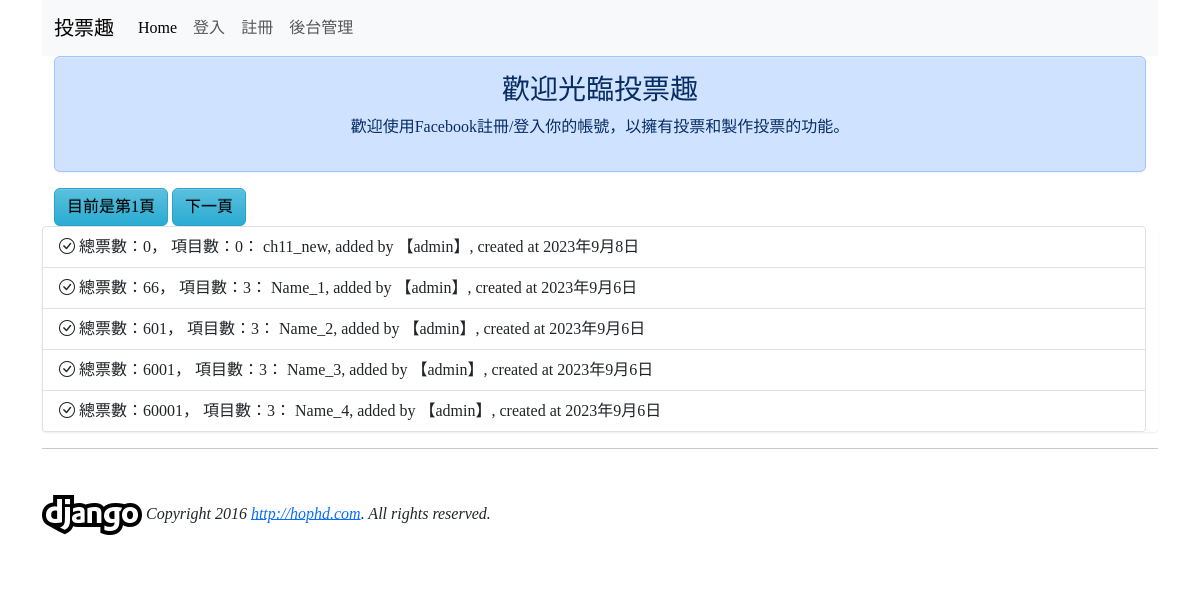
The page / on the database its author committed.
### mysite/models.py (models this page shows, shortened)
class Poll(models.Model):
    user = models.ForeignKey(User, on_delete=models.CASCADE)
    name = models.CharField(max_length=200, null=False)
    created_at = models.DateField(auto_now_add=True)
    enabled = models.BooleanField(default=False)

class PollItem(models.Model):
    poll = models.ForeignKey(Poll, on_delete=models.CASCADE)
    name = models.CharField(max_length=200, null=False)
    image_url = models.CharField(max_length=200, null=True, blank=True)
    vote = models.PositiveIntegerField(default=0)

### mysite/views.py (the view)
# urls.py: path('', views.index),
def index(request):
    all_polls = models.Poll.objects.all().order_by('-created_at')
    paginator = Paginator(all_polls, 5)
    p = request.GET.get('p')
    try:
        polls = paginator.page(p)
    except PageNotAnInteger:
        polls = paginator.page(1)
    except EmptyPage:
        polls = paginator.page(paginator.num_pages)
    return render(request, 'index.html', locals())

### mysite/templatetags/mmvote_extras.py (called while the page is built)
@register.filter(name='show_items')
def show_items(value):
    try:
        poll = models.Poll.objects.get(id=int(value))
        items = models.PollItem.objects.filter(poll=poll).count()
    except:
        items = 0
    return items

@register.filter(name='show_votes')
def show_votes(value):
    try:
        poll = models.Poll.objects.get(id=int(value))
        votes = 0
        pollitems = models.PollItem.objects.filter(poll=poll)
        for pollitem in pollitems:
            votes = votes + pollitem.vote
    except:
        votes = 0
    return votes

### templates/index.html (shortened to what this page needs)
{% extends "base.html" %}
{% load mmvote_extras %}
{% block content %}
<div class='container'>
    <div class='row'>
        <div class='col-md-12'>
            <div class="alert alert-primary">
                <h3 class='alert-heading' align=center>歡迎光臨投票趣</h3>
                <center>
                {% if user.is_authenticated %}
                    {% if user.socialaccount_set.all.0.extra_data.name %}
                        <p>{{ user.socialaccount_set.all.0.extra_data.name }}</p>
                        <img src='{{ user.socialaccount_set.all.0.get_avatar_url }}' width='100'/>
                    {% else %}
                        <p>Welcome: {{ user.username }}</p>
                    {% endif %}
                {% else %}
                    <p>歡迎使用Facebook註冊/登入你的帳號，以擁有投票和製作投票的功能。</p>
                {% endif %}
                </center>
            </div>
        </div>
    </div>
    <div class='row'>
        <div class='col'>
            <a class='btn btn-info'>目前是第{{ polls.number }}頁</a>
            {% if polls.has_next %}
                <a class='btn btn-info' href='?p={{ polls.next_page_number }}'>下一頁</a>
            {% endif %}
        </div>
    </div>
    <div class='row'>
        {% load account %}
        {% for poll in polls %}
            {% if forloop.first %}
                <div class='list-group'>
            {% endif %}
            <a href='{% url "poll-url" poll.id %}' class='list-group-item'>
                <i class="bi bi-check-circle"></i>
                總票數：{{ poll.id | show_votes }}，
                項目數：{{ poll.id | show_items }}：
                {{ poll.name }}, added by 【{{poll.user}}】,
                created at {{poll.created_at}}
            </a>
            {% if forloop.last %}
                </div>
            {% endif %}
            {% empty %}
                <center><h3>目前並沒有活躍中的投票項目</h3></center>
        {% endfor %}
    </div>
</div>
{% endblock %}

### templates/base.html (shortened to what this page needs)
<!DOCTYPE html>
<html>
    <head>
        <link href="https://cdn.jsdelivr.net/npm/bootstrap@5.3.0-alpha1/dist/css/bootstrap.min.css" rel="stylesheet">
        <link rel="stylesheet" href="https://maxcdn.bootstrapcdn.com/bootstrap/3.3.6/css/bootstrap-theme.min.css">
        <link rel="stylesheet" href="https://cdn.jsdelivr.net/npm/bootstrap-icons@1.10.3/font/bootstrap-icons.css">
    </head>
    <body>
        <div class="container">
            {% include "header.html" %}
            {% block body %}
            {% block content %}
            {% endblock %}
            {% endblock %}
            {% include "footer.html" %}
      </div>
    </body>
</html>

### templates/header.html (shortened to what this page needs)
<nav class="navbar navbar-expand-lg bg-body-tertiary">
  <div class="container-fluid">
    <a class="navbar-brand" href="#">投票趣</a>
    <div class="collapse navbar-collapse" id="navbarNav">
       {% load account %}
       <ul class="navbar-nav">
        <li class="nav-item">
          <a class="nav-link active" aria-current="page" href="/">Home</a>
        </li>
        {% if user.is_authenticated  %}
        <li class="nav-item">
          <a class="nav-link" href="/addpoll/">新增(編輯)投票</a>
        </li>
        <li class="nav-item">
          <a class="nav-link" href="{% url 'account_reset_password' %}">重設密碼</a>
        </li>
        <li class="nav-item">
          <a class="nav-link" href="{% url 'account_email' %}">變更電子郵件</a>
        </li>
        <li class="nav-item">
          <a class="nav-link" href="{% url 'account_logout' %}">登出</a>
        </li>
        {% else %}
        <li class="nav-item">
          <a class="nav-link" href="{% url 'account_login' %}">登入</a>
        </li>
        <li class="nav-item">
          <a class="nav-link" href="{% url 'account_signup' %}">註冊</a>
        </li>
        {% endif %}
        <li class="nav-item">
          <a class="nav-link" href="/admin/">後台管理</a>
        </li>
      </ul>
    </div>
  </div>
</nav>

### templates/footer.html
<hr>
{% load static %}
<img src="{% static "/logo.png" %}" width=100>
<em>Copyright 2016 <a href='http://hophd.com'>http://hophd.com</a>. All rights reserved.</em>

### templates/base.html (style rules this page uses)
h1, h2, h3, h4, h5, p, div { font-family: 微軟正黑體; }

### rows shown on the page
Poll: id|show_votes "0", id|show_items "0", name "ch11_new", user "admin", created_at "2023年9月8日"
Poll: id|show_votes "66", id|show_items "3", name "Name_1", user "admin", created_at "2023年9月6日"
Poll: id|show_votes "601", id|show_items "3", name "Name_2", user "admin", created_at "2023年9月6日"
Poll: id|show_votes "6001", id|show_items "3", name "Name_3", user "admin", created_at "2023年9月6日"
Poll: id|show_votes "60001", id|show_items "3", name "Name_4", user "admin", created_at "2023年9月6日"

### other values the page prints
{{ polls.number }} "1"
